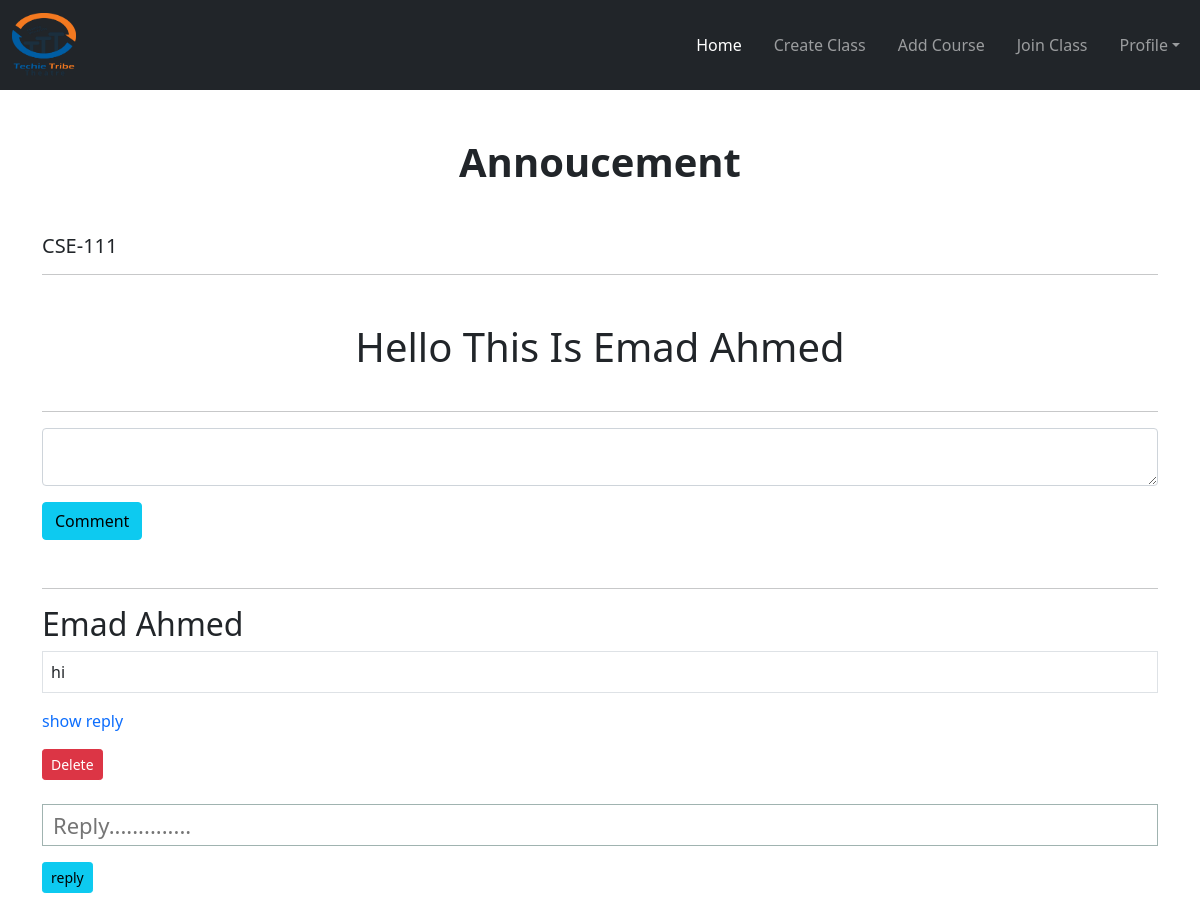
The app's page /teacher/annonceshow/33/ with its own data.
### teacher/models.py (models this page shows, shortened)
class Announcement(models.Model):
    user = models.ForeignKey(User, on_delete=models.CASCADE)
    classview = models.ForeignKey(CreateClass, on_delete=models.CASCADE)
    text = models.TextField()

class CreateClass(models.Model):
    user = models.ForeignKey(User, on_delete=models.CASCADE)
    class_code_name = models.CharField(max_length=100)
    section = models.CharField(max_length=100, null=True, blank=True)
    subject_name = models.CharField(max_length=100, null=True, blank=True)
    room = models.CharField(max_length=100)
    classcode = models.CharField(max_length=100)

### student/models.py (models this page shows, shortened)
class CommentMain(models.Model):
    annoucemain = models.ForeignKey(Announcement, on_delete=models.CASCADE)
    mystu = models.ForeignKey(Student, on_delete=models.CASCADE)
    comment = models.TextField()

### mainapp/models.py (models this page shows, shortened)
class Student(models.Model):
    id_no = models.IntegerField()
    first_name = models.CharField(max_length=100)
    last_name = models.CharField(max_length=100)
    email = models.EmailField()
    password = models.CharField(max_length=100)
    cpassword = models.CharField(max_length=100)

### teacher/views.py (the view)
# urls.py: path('annonceshow/<int:id>/', AnnView.as_view(), name='annonceshow'),
class AnnView(View):
    def get(self, request, id):
        mainid = id
        if request.user:
            annoucementview = Announcement.objects.get(id=id)
            comment_view = CommentMain.objects.filter(
                annoucemain=annoucementview)[::-1]
            replycomment = ReplyComment.objects.filter(
                annoucemain__annoucemain=annoucementview)
            print(replycomment)
            return render(request, 'annview.html', {'annoucementview': annoucementview, 'comment_view': comment_view, "replycomment": replycomment, 'mainid': mainid})
        return render(request, 'annview.html', {'annoucementview': annoucementview, 'comment_view': comment_view, "replycomment": replycomment, 'mainid': mainid})

### teacher/templates/annview.html (shortened to what this page needs)
{% extends 'base_teacher.html' %} <br />
{% load static %} <br />
{% block content %}
<link rel="stylesheet" href="{% static 'css/card.css' %}" />
<link
  rel="stylesheet"
  href="https://cdnjs.cloudflare.com/ajax/libs/font-awesome/6.1.1/css/all.min.css"
/>
<div class="container">
  <h1 class="text-center mt-5 mb-5 text-dark fw-bold">Annoucement</h1>
  <h5>{{annoucementview.classview.class_code_name}}</h5>
  <hr />
  <div class="mt-5 m-auto align-center">
    <h1 class="text-dark">{{annoucementview.text}}</h1>
  </div>
  <hr />
  <div class="m-auto">
    <form action="" method="POST">
      <div class="form-floating">
        <textarea
          class="form-control text-dark"
          name="commenttext"
          placeholder="Leave a comment here"
          id="floatingTextarea"
        ></textarea>
        <label for="floatingTextarea">Comments</label>
      </div>
      <button type="submit" class="btn btn-info mt-3">Comment</button>
    </form>
  </div>
</div>
<div class="container mt -5">
  <hr class="mt-5 mb-3" />
  {% for com in comment_view %}
  <h2>{{com.mystu.first_name}} {{com.mystu.last_name}}</h2>
  <p class="border p-2">{{com.comment}}</p>
  <a href="{% url 'showreply' com.id %}" class="mb-5">show reply</a>
  <div>
    <a
      href="{% url 'deleltecomment' com.id %}"
      class="btn btn-sm btn-danger mt-3"
      >Delete</a
    >
  </div>
  <form action="{% url 'comentreply' com.id %}" method="POST" id="inputreply">
    <div class="mt-4 mb-4">
      <input
        type="text"
        class="text-dark"
        name="replytext"
        class="form-control form-control-sm"
        placeholder="Reply.............."
      />
      <button type="submit" class="btn btn-sm btn-info mt-3">reply</button>
    </div>
  </form>
  {% endfor %}
</div>
{% endblock content %}

### teacher/static/css/form.css (style rules this page uses)
*, *:before, *:after { -webkit-box-sizing: border-box; box-sizing: border-box; }
h1 { text-align: center; color: #ffffff; font-weight: 300; margin: 0 0 40px; }
label { position: absolute; -webkit-transform: translateY(6px); transform: translateY(6px); left: 13px; color: rgba(255, 255, 255, 0.5); -webkit-transition: all 0.25s ease; transition: all 0.25s ease; -webkit-backface-visibility: hidden; pointer-events: none; font-size: 22px; }
input, textarea { font-size: 22px; display: block; width: 100%; height: 100%; padding: 5px 10px; background: none; background-image: none; border: 1px solid #a0b3b0; color: #ffffff; border-radius: 0; -webkit-transition: border-color .25s ease, -webkit-box-shadow .25s ease; transition: border-color .25s ease, -webkit-box-shadow .25s ease; transition: border-color .25s ease, box-shadow .25s ease; transition: border-color .25s ease, box-shadow .25s ease, -webkit-box-shadow .25s ease; }
textarea { border: 2px solid #a0b3b0; resize: vertical; }

### teacher/static/css/card.css (style rules this page uses)
a { text-decoration: none; }

### teacher/templates/annview.html (style rules this page uses)
#inputreply { display="none"; }

### records on screen
Announcement: classview.class_code_name "CSE-111", text "Hello This Is Emad Ahmed"
CommentMain: mystu.first_name "Emad", mystu.last_name "Ahmed", comment "hi"
